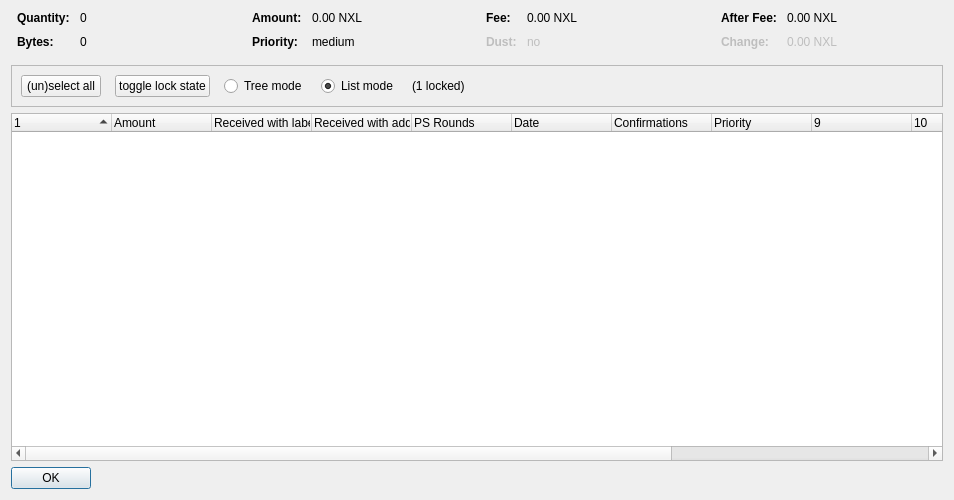
<?xml version="1.0" encoding="UTF-8"?>
<ui version="4.0">
 <class>CoinControlDialog</class>
 <widget class="QDialog" name="CoinControlDialog">
  <property name="geometry">
   <rect>
    <x>0</x>
    <y>0</y>
    <width>954</width>
    <height>500</height>
   </rect>
  </property>
  <property name="windowTitle">
   <string>Coin Selection</string>
  </property>
  <layout class="QVBoxLayout" name="verticalLayout">
   <item>
    <layout class="QHBoxLayout" name="horizontalLayoutTop" stretch="0,0,0,0">
     <property name="topMargin">
      <number>0</number>
     </property>
     <property name="bottomMargin">
      <number>10</number>
     </property>
     <item>
      <layout class="QFormLayout" name="formLayoutCoinControl1">
       <property name="horizontalSpacing">
        <number>10</number>
       </property>
       <property name="verticalSpacing">
        <number>10</number>
       </property>
       <property name="leftMargin">
        <number>6</number>
       </property>
       <property name="rightMargin">
        <number>6</number>
       </property>
       <item row="0" column="0">
        <widget class="QLabel" name="labelCoinControlQuantityText">
         <property name="font">
          <font>
           <weight>75</weight>
           <bold>true</bold>
          </font>
         </property>
         <property name="text">
          <string>Quantity:</string>
         </property>
        </widget>
       </item>
       <item row="0" column="1">
        <widget class="QLabel" name="labelCoinControlQuantity">
         <property name="cursor">
          <cursorShape>IBeamCursor</cursorShape>
         </property>
         <property name="contextMenuPolicy">
          <enum>Qt::ActionsContextMenu</enum>
         </property>
         <property name="text">
          <string notr="true">0</string>
         </property>
         <property name="textInteractionFlags">
          <set>Qt::LinksAccessibleByMouse|Qt::TextSelectableByKeyboard|Qt::TextSelectableByMouse</set>
         </property>
        </widget>
       </item>
       <item row="1" column="0">
        <widget class="QLabel" name="labelCoinControlBytesText">
         <property name="font">
          <font>
           <weight>75</weight>
           <bold>true</bold>
          </font>
         </property>
         <property name="text">
          <string>Bytes:</string>
         </property>
        </widget>
       </item>
       <item row="1" column="1">
        <widget class="QLabel" name="labelCoinControlBytes">
         <property name="cursor">
          <cursorShape>IBeamCursor</cursorShape>
         </property>
         <property name="contextMenuPolicy">
          <enum>Qt::ActionsContextMenu</enum>
         </property>
         <property name="text">
          <string notr="true">0</string>
         </property>
         <property name="textInteractionFlags">
          <set>Qt::LinksAccessibleByMouse|Qt::TextSelectableByKeyboard|Qt::TextSelectableByMouse</set>
         </property>
        </widget>
       </item>
      </layout>
     </item>
     <item>
      <layout class="QFormLayout" name="formLayoutCoinControl2">
       <property name="horizontalSpacing">
        <number>10</number>
       </property>
       <property name="verticalSpacing">
        <number>10</number>
       </property>
       <property name="leftMargin">
        <number>6</number>
       </property>
       <property name="rightMargin">
        <number>6</number>
       </property>
       <item row="0" column="0">
        <widget class="QLabel" name="labelCoinControlAmountText">
         <property name="font">
          <font>
           <weight>75</weight>
           <bold>true</bold>
          </font>
         </property>
         <property name="text">
          <string>Amount:</string>
         </property>
        </widget>
       </item>
       <item row="0" column="1">
        <widget class="QLabel" name="labelCoinControlAmount">
         <property name="cursor">
          <cursorShape>IBeamCursor</cursorShape>
         </property>
         <property name="contextMenuPolicy">
          <enum>Qt::ActionsContextMenu</enum>
         </property>
         <property name="text">
          <string notr="true">0.00 NXL</string>
         </property>
         <property name="textInteractionFlags">
          <set>Qt::LinksAccessibleByMouse|Qt::TextSelectableByKeyboard|Qt::TextSelectableByMouse</set>
         </property>
        </widget>
       </item>
       <item row="1" column="0">
        <widget class="QLabel" name="labelCoinControlPriorityText">
         <property name="font">
          <font>
           <weight>75</weight>
           <bold>true</bold>
          </font>
         </property>
         <property name="text">
          <string>Priority:</string>
         </property>
        </widget>
       </item>
       <item row="1" column="1">
        <widget class="QLabel" name="labelCoinControlPriority">
         <property name="cursor">
          <cursorShape>IBeamCursor</cursorShape>
         </property>
         <property name="contextMenuPolicy">
          <enum>Qt::ActionsContextMenu</enum>
         </property>
         <property name="text">
          <string>medium</string>
         </property>
         <property name="textInteractionFlags">
          <set>Qt::LinksAccessibleByMouse|Qt::TextSelectableByKeyboard|Qt::TextSelectableByMouse</set>
         </property>
        </widget>
       </item>
      </layout>
     </item>
     <item>
      <layout class="QFormLayout" name="formLayoutCoinControl3">
       <property name="horizontalSpacing">
        <number>10</number>
       </property>
       <property name="verticalSpacing">
        <number>10</number>
       </property>
       <property name="leftMargin">
        <number>6</number>
       </property>
       <property name="rightMargin">
        <number>6</number>
       </property>
       <item row="0" column="0">
        <widget class="QLabel" name="labelCoinControlFeeText">
         <property name="font">
          <font>
           <weight>75</weight>
           <bold>true</bold>
          </font>
         </property>
         <property name="text">
          <string>Fee:</string>
         </property>
        </widget>
       </item>
       <item row="0" column="1">
        <widget class="QLabel" name="labelCoinControlFee">
         <property name="cursor">
          <cursorShape>IBeamCursor</cursorShape>
         </property>
         <property name="contextMenuPolicy">
          <enum>Qt::ActionsContextMenu</enum>
         </property>
         <property name="text">
          <string notr="true">0.00 NXL</string>
         </property>
         <property name="textInteractionFlags">
          <set>Qt::LinksAccessibleByMouse|Qt::TextSelectableByKeyboard|Qt::TextSelectableByMouse</set>
         </property>
        </widget>
       </item>
       <item row="1" column="0">
        <widget class="QLabel" name="labelCoinControlLowOutputText">
         <property name="enabled">
          <bool>false</bool>
         </property>
         <property name="font">
          <font>
           <weight>75</weight>
           <bold>true</bold>
          </font>
         </property>
         <property name="text">
          <string>Dust:</string>
         </property>
        </widget>
       </item>
       <item row="1" column="1">
        <widget class="QLabel" name="labelCoinControlLowOutput">
         <property name="enabled">
          <bool>false</bool>
         </property>
         <property name="cursor">
          <cursorShape>IBeamCursor</cursorShape>
         </property>
         <property name="contextMenuPolicy">
          <enum>Qt::ActionsContextMenu</enum>
         </property>
         <property name="text">
          <string>no</string>
         </property>
         <property name="textInteractionFlags">
          <set>Qt::LinksAccessibleByMouse|Qt::TextSelectableByKeyboard|Qt::TextSelectableByMouse</set>
         </property>
        </widget>
       </item>
      </layout>
     </item>
     <item>
      <layout class="QFormLayout" name="formLayoutCoinControl4">
       <property name="horizontalSpacing">
        <number>10</number>
       </property>
       <property name="verticalSpacing">
        <number>10</number>
       </property>
       <property name="leftMargin">
        <number>6</number>
       </property>
       <property name="rightMargin">
        <number>6</number>
       </property>
       <item row="0" column="0">
        <widget class="QLabel" name="labelCoinControlAfterFeeText">
         <property name="font">
          <font>
           <weight>75</weight>
           <bold>true</bold>
          </font>
         </property>
         <property name="text">
          <string>After Fee:</string>
         </property>
        </widget>
       </item>
       <item row="0" column="1">
        <widget class="QLabel" name="labelCoinControlAfterFee">
         <property name="cursor">
          <cursorShape>IBeamCursor</cursorShape>
         </property>
         <property name="contextMenuPolicy">
          <enum>Qt::ActionsContextMenu</enum>
         </property>
         <property name="text">
          <string notr="true">0.00 NXL</string>
         </property>
         <property name="textInteractionFlags">
          <set>Qt::LinksAccessibleByMouse|Qt::TextSelectableByKeyboard|Qt::TextSelectableByMouse</set>
         </property>
        </widget>
       </item>
       <item row="1" column="0">
        <widget class="QLabel" name="labelCoinControlChangeText">
         <property name="enabled">
          <bool>false</bool>
         </property>
         <property name="font">
          <font>
           <weight>75</weight>
           <bold>true</bold>
          </font>
         </property>
         <property name="text">
          <string>Change:</string>
         </property>
        </widget>
       </item>
       <item row="1" column="1">
        <widget class="QLabel" name="labelCoinControlChange">
         <property name="enabled">
          <bool>false</bool>
         </property>
         <property name="cursor">
          <cursorShape>IBeamCursor</cursorShape>
         </property>
         <property name="contextMenuPolicy">
          <enum>Qt::ActionsContextMenu</enum>
         </property>
         <property name="text">
          <string notr="true">0.00 NXL</string>
         </property>
         <property name="textInteractionFlags">
          <set>Qt::LinksAccessibleByMouse|Qt::TextSelectableByKeyboard|Qt::TextSelectableByMouse</set>
         </property>
        </widget>
       </item>
      </layout>
     </item>
    </layout>
   </item>
   <item>
    <widget class="QFrame" name="frame">
     <property name="minimumSize">
      <size>
       <width>0</width>
       <height>40</height>
      </size>
     </property>
     <property name="frameShape">
      <enum>QFrame::StyledPanel</enum>
     </property>
     <property name="frameShadow">
      <enum>QFrame::Sunken</enum>
     </property>
     <layout class="QHBoxLayout" name="horizontalLayout">
      <item>
       <layout class="QHBoxLayout" name="horizontalLayoutPanel" stretch="0,0,0,0,0,0">
        <property name="spacing">
         <number>14</number>
        </property>
        <item>
         <widget class="QPushButton" name="pushButtonSelectAll">
          <property name="sizePolicy">
           <sizepolicy hsizetype="Maximum" vsizetype="Fixed">
            <horstretch>0</horstretch>
            <verstretch>0</verstretch>
           </sizepolicy>
          </property>
          <property name="text">
           <string>(un)select all</string>
          </property>
          <property name="autoDefault">
           <bool>false</bool>
          </property>
         </widget>
        </item>
        <item>
         <widget class="QPushButton" name="pushButtonToggleLock">
          <property name="sizePolicy">
           <sizepolicy hsizetype="Maximum" vsizetype="Fixed">
            <horstretch>0</horstretch>
            <verstretch>0</verstretch>
           </sizepolicy>
          </property>
          <property name="text">
           <string>toggle lock state</string>
          </property>
          <property name="autoDefault">
           <bool>false</bool>
          </property>
         </widget>
        </item>
        <item>
         <widget class="QRadioButton" name="radioTreeMode">
          <property name="sizePolicy">
           <sizepolicy hsizetype="Maximum" vsizetype="Fixed">
            <horstretch>0</horstretch>
            <verstretch>0</verstretch>
           </sizepolicy>
          </property>
          <property name="text">
           <string>Tree mode</string>
          </property>
         </widget>
        </item>
        <item>
         <widget class="QRadioButton" name="radioListMode">
          <property name="sizePolicy">
           <sizepolicy hsizetype="Maximum" vsizetype="Fixed">
            <horstretch>0</horstretch>
            <verstretch>0</verstretch>
           </sizepolicy>
          </property>
          <property name="text">
           <string>List mode</string>
          </property>
          <property name="checked">
           <bool>true</bool>
          </property>
         </widget>
        </item>
        <item>
         <widget class="QLabel" name="labelLocked">
          <property name="text">
           <string>(1 locked)</string>
          </property>
         </widget>
        </item>
        <item>
         <spacer name="horizontalSpacer">
          <property name="orientation">
           <enum>Qt::Horizontal</enum>
          </property>
          <property name="sizeHint" stdset="0">
           <size>
            <width>40</width>
            <height>20</height>
           </size>
          </property>
         </spacer>
        </item>
       </layout>
      </item>
     </layout>
    </widget>
   </item>
   <item>
    <widget class="CoinControlTreeWidget" name="treeWidget">
     <property name="contextMenuPolicy">
      <enum>Qt::CustomContextMenu</enum>
     </property>
     <property name="sortingEnabled">
      <bool>false</bool>
     </property>
     <property name="columnCount">
      <number>13</number>
     </property>
     <attribute name="headerShowSortIndicator" stdset="0">
      <bool>true</bool>
     </attribute>
     <attribute name="headerStretchLastSection">
      <bool>false</bool>
     </attribute>
     <column>
      <property name="text">
       <string/>
      </property>
     </column>
     <column>
      <property name="text">
       <string>Amount</string>
      </property>
     </column>
     <column>
      <property name="text">
       <string>Received with label</string>
      </property>
     </column>
     <column>
      <property name="text">
       <string>Received with address</string>
      </property>
     </column>
     <column>
      <property name="text">
       <string>PS Rounds</string>
      </property>
     </column>
     <column>
      <property name="text">
       <string>Date</string>
      </property>
     </column>
     <column>
      <property name="text">
       <string>Confirmations</string>
      </property>
      <property name="toolTip">
       <string>Confirmed</string>
      </property>
     </column>
     <column>
      <property name="text">
       <string>Priority</string>
      </property>
     </column>
     <column>
      <property name="text">
       <string/>
      </property>
     </column>
     <column>
      <property name="text">
       <string/>
      </property>
     </column>
     <column>
      <property name="text">
       <string/>
      </property>
     </column>
     <column>
      <property name="text">
       <string/>
      </property>
     </column>
     <column>
      <property name="text">
       <string/>
      </property>
     </column>
    </widget>
   </item>
   <item>
    <widget class="QDialogButtonBox" name="buttonBox">
     <property name="sizePolicy">
      <sizepolicy hsizetype="Maximum" vsizetype="Fixed">
       <horstretch>0</horstretch>
       <verstretch>0</verstretch>
      </sizepolicy>
     </property>
     <property name="orientation">
      <enum>Qt::Horizontal</enum>
     </property>
     <property name="standardButtons">
      <set>QDialogButtonBox::Ok</set>
     </property>
    </widget>
   </item>
  </layout>
 </widget>
 <customwidgets>
  <customwidget>
   <class>CoinControlTreeWidget</class>
   <extends>QTreeWidget</extends>
   <header>coincontroltreewidget.h</header>
  </customwidget>
 </customwidgets>
 <resources/>
 <connections/>
</ui>
